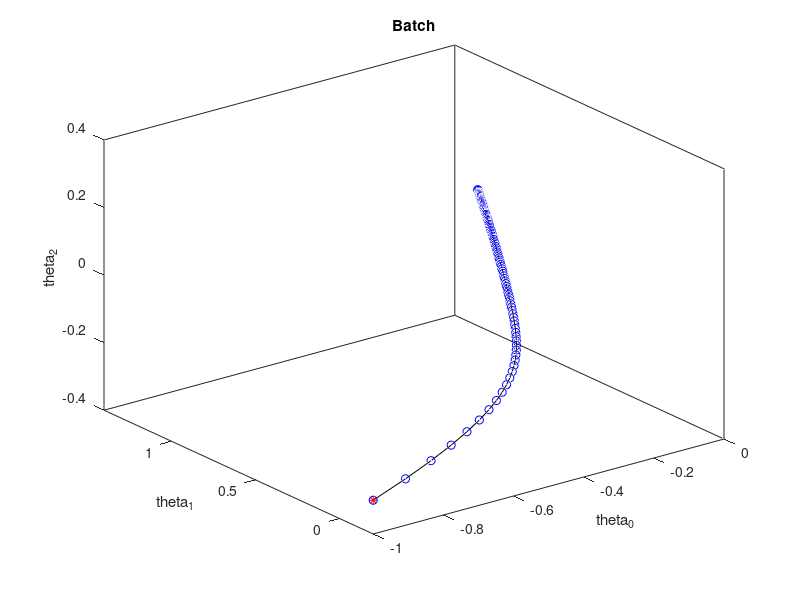
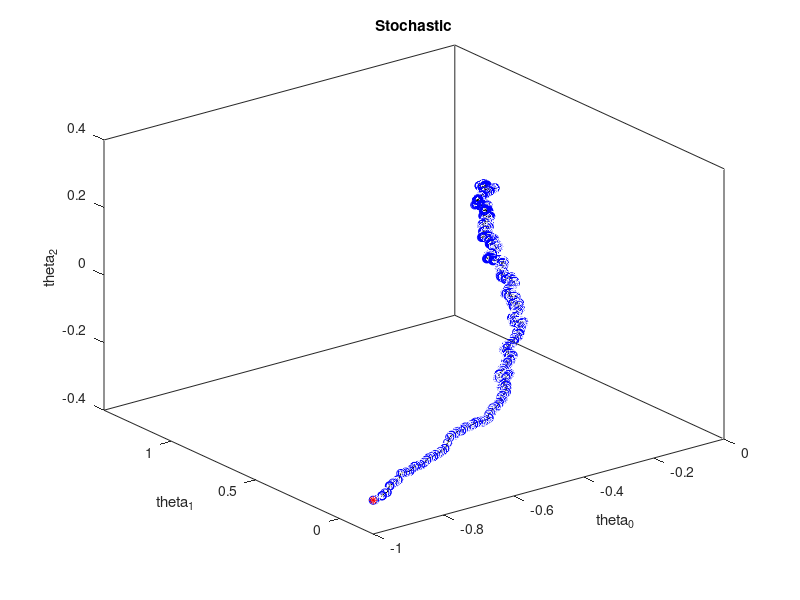

Write MATLAB code to recreate these figures, in order.

pkg load optim;
# Data stored each sample in a row, where the last row is the label
D=load("escazu32.dat");


#Construct the matrix powering x from 0 to 2 in each column with the original data.
Xo = bsxfun(@power, D(:,1), 0:1);

# The outputs vector with the original data
Yo=D(:,4);

# The slope for the data normalization
minArea = min(Xo(:,2));
maxArea = max(Xo(:,2));
mx = 2/(maxArea-minArea);
bx = 1-mx*maxArea;

NM=[1 bx; 0 mx];
X=Xo*NM; # Normalized data to interval -1 to 1

X(:,3) = X(:,2).^2;

# Normalize also the output
minPrice=min(Yo);
maxPrice=max(Yo);
my = 2/(maxPrice-minPrice);
by = 1-my*maxPrice;

Y = my*Yo + by;

# Gradient of J.
# Analytical solution.
#
# Here assuming that theta has two components only
# For each theta pair (assumed in a row of the theta matrix) it will
# compute also a row with the gradient: the first column is the partial
# derivative w.r.t theta_0 and the second w.r.t theta_1
function res=gradJ(theta,X,Y)
  res=(X'*(X*theta'-Y*ones(1,rows(theta))))';
endfunction;

# Learning rate
alpha = 0.005;

t=[-1 -0.2 -0.3];
gt=gradJ(t,X,Y);

t0 = -1;
t1 = -0.2;
t2 = -0.3;
 

# Perform the gradient descent (batch)
ts=t; # sequence of t's

for i=[1:100] # max 100 iterations
  tc = ts(rows(ts),:); # Current position 
  gn = gradJ(tc,X,Y);  # Gradient at current position
  tn = tc - alpha * gn;# Next position
  ts = [ts;tn];


  if (norm(tc-tn)<0.001) break; endif;
endfor

# Perform the gradient descent (stochastic)
tss=t; # sequence of t's

j=0;
for i=[1:4000] # max 100 iterations
  tcs = tss(rows(tss),:); # Current position
  sample=round(unifrnd(1,rows(X))); # Use one random sample
  gns = gradJ(tcs,X(sample,:),Y(sample));  # Gradient at current position
  tns = tcs - alpha * gns;# Next position
  tss = [tss;tns];

  if (norm(tcs-tns)<0.0001)
    j=j+1;
    if (j>5)
      break;
    endif;
  else
    j=0;
  endif;
endfor


figure(1);
plot3(ts(:,1),ts(:,2),ts(:,3),"k-");
hold on;
plot3([t0],[t1],[t2],"*r");
plot3(ts(:,1),ts(:,2),ts(:,3),"ob");
box on;

title("Batch");
xlabel("theta_0");
ylabel("theta_1");
zlabel("theta_2");
xlim([-1 0]);
ylim([-0.2 1.4]);
zlim([-0.4 0.4]);

figure(2);
plot3(tss(:,1),tss(:,2),tss(:,3),"k-");
hold on;
plot3(tss(:,1),tss(:,2),tss(:,3),"ob");
plot3([t0],[t1],[t2],"*r");


box on;

title("Stochastic");
xlabel("theta_0");
ylabel("theta_1");
zlabel("theta_2");
xlim([-1 0]);
ylim([-0.2 1.4]);
zlim([-0.4 0.4]);

